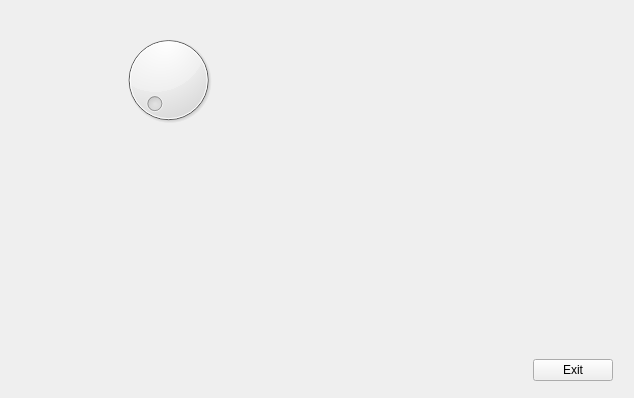
<?xml version="1.0" encoding="UTF-8"?>
<ui version="4.0">
 <class>MyForm</class>
 <widget class="QWidget" name="MyForm">
  <property name="geometry">
   <rect>
    <x>0</x>
    <y>0</y>
    <width>634</width>
    <height>398</height>
   </rect>
  </property>
  <property name="windowTitle">
   <string>Form</string>
  </property>
  <widget class="QWidget" name="">
   <property name="geometry">
    <rect>
     <x>22</x>
     <y>30</y>
     <width>591</width>
     <height>351</height>
    </rect>
   </property>
   <layout class="QVBoxLayout" name="verticalLayout_2">
    <item>
     <layout class="QHBoxLayout" name="horizontalLayout_2">
      <item>
       <widget class="QDial" name="dial">
        <property name="minimum">
         <number>1</number>
        </property>
        <property name="maximum">
         <number>50</number>
        </property>
       </widget>
      </item>
      <item>
       <widget class="QLabel" name="label">
        <property name="text">
         <string/>
        </property>
       </widget>
      </item>
     </layout>
    </item>
    <item>
     <layout class="QVBoxLayout" name="verticalLayout">
      <item>
       <spacer name="verticalSpacer">
        <property name="orientation">
         <enum>Qt::Vertical</enum>
        </property>
        <property name="sizeHint" stdset="0">
         <size>
          <width>20</width>
          <height>40</height>
         </size>
        </property>
       </spacer>
      </item>
      <item>
       <layout class="QHBoxLayout" name="horizontalLayout">
        <item>
         <spacer name="horizontalSpacer">
          <property name="orientation">
           <enum>Qt::Horizontal</enum>
          </property>
          <property name="sizeHint" stdset="0">
           <size>
            <width>40</width>
            <height>20</height>
           </size>
          </property>
         </spacer>
        </item>
        <item>
         <widget class="QPushButton" name="pushButton">
          <property name="text">
           <string>Exit</string>
          </property>
         </widget>
        </item>
       </layout>
      </item>
     </layout>
    </item>
   </layout>
  </widget>
 </widget>
 <resources/>
 <connections>
  <connection>
   <sender>pushButton</sender>
   <signal>clicked()</signal>
   <receiver>MyForm</receiver>
   <slot>close()</slot>
   <hints>
    <hint type="sourcelabel">
     <x>609</x>
     <y>377</y>
    </hint>
    <hint type="destinationlabel">
     <x>395</x>
     <y>91</y>
    </hint>
   </hints>
  </connection>
  <connection>
   <sender>dial</sender>
   <signal>valueChanged(int)</signal>
   <receiver>label</receiver>
   <slot>setNum(int)</slot>
   <hints>
    <hint type="sourcelabel">
     <x>170</x>
     <y>89</y>
    </hint>
    <hint type="destinationlabel">
     <x>531</x>
     <y>60</y>
    </hint>
   </hints>
  </connection>
  <connection>
   <sender>dial</sender>
   <signal>sliderReleased()</signal>
   <receiver>label</receiver>
   <slot>clear()</slot>
   <hints>
    <hint type="sourcelabel">
     <x>164</x>
     <y>92</y>
    </hint>
    <hint type="destinationlabel">
     <x>435</x>
     <y>77</y>
    </hint>
   </hints>
  </connection>
 </connections>
</ui>
